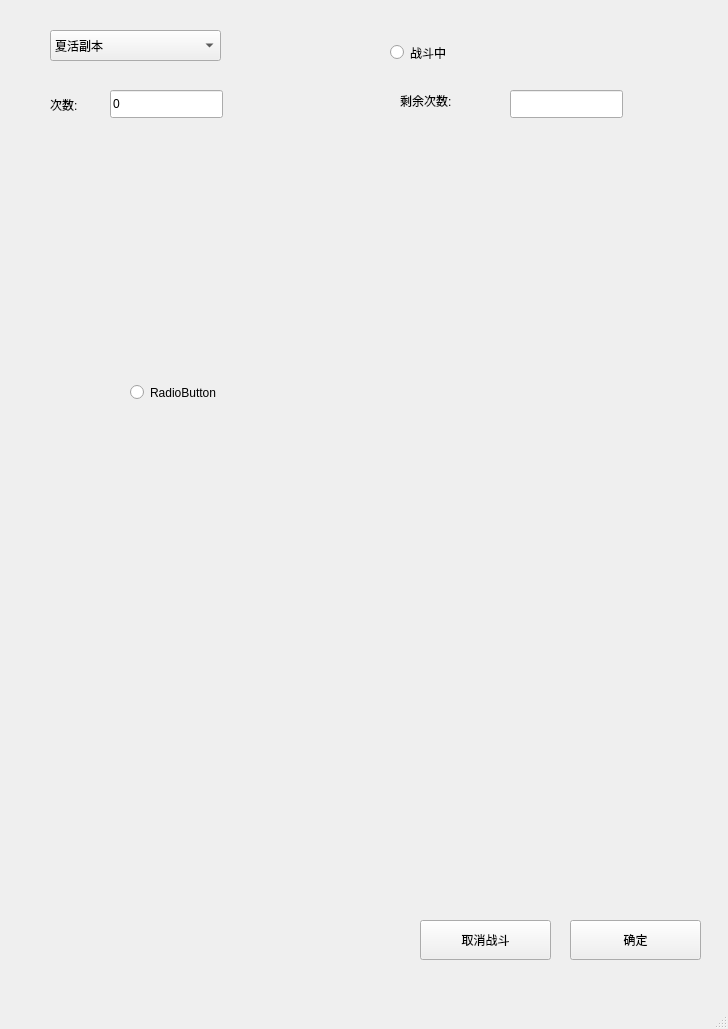
<?xml version="1.0" encoding="UTF-8"?>
<ui version="4.0">
 <class>MainWindow</class>
 <widget class="QMainWindow" name="MainWindow">
  <property name="geometry">
   <rect>
    <x>0</x>
    <y>0</y>
    <width>728</width>
    <height>1029</height>
   </rect>
  </property>
  <property name="maximumSize">
   <size>
    <width>728</width>
    <height>1029</height>
   </size>
  </property>
  <property name="windowTitle">
   <string>MainWindow</string>
  </property>
  <widget class="QWidget" name="centralwidget">
   <widget class="QComboBox" name="comboBox">
    <property name="geometry">
     <rect>
      <x>50</x>
      <y>30</y>
      <width>171</width>
      <height>31</height>
     </rect>
    </property>
    <item>
     <property name="text">
      <string>夏活副本</string>
     </property>
    </item>
    <item>
     <property name="text">
      <string>剿灭副本</string>
     </property>
    </item>
    <item>
     <property name="text">
      <string>主线副本</string>
     </property>
    </item>
   </widget>
   <widget class="QPushButton" name="pushButton">
    <property name="geometry">
     <rect>
      <x>570</x>
      <y>920</y>
      <width>131</width>
      <height>40</height>
     </rect>
    </property>
    <property name="text">
     <string>确定</string>
    </property>
   </widget>
   <widget class="QLabel" name="label">
    <property name="geometry">
     <rect>
      <x>50</x>
      <y>90</y>
      <width>99</width>
      <height>30</height>
     </rect>
    </property>
    <property name="text">
     <string>次数:</string>
    </property>
   </widget>
   <widget class="QLineEdit" name="lineEdit">
    <property name="geometry">
     <rect>
      <x>110</x>
      <y>90</y>
      <width>113</width>
      <height>28</height>
     </rect>
    </property>
    <property name="text">
     <string>0</string>
    </property>
   </widget>
   <widget class="QPushButton" name="pushButton_2">
    <property name="geometry">
     <rect>
      <x>420</x>
      <y>920</y>
      <width>131</width>
      <height>40</height>
     </rect>
    </property>
    <property name="text">
     <string>取消战斗</string>
    </property>
   </widget>
   <widget class="QRadioButton" name="radioButton">
    <property name="geometry">
     <rect>
      <x>390</x>
      <y>40</y>
      <width>155</width>
      <height>25</height>
     </rect>
    </property>
    <property name="text">
     <string>战斗中</string>
    </property>
   </widget>
   <widget class="QLineEdit" name="lineEdit_2">
    <property name="geometry">
     <rect>
      <x>510</x>
      <y>90</y>
      <width>113</width>
      <height>28</height>
     </rect>
    </property>
   </widget>
   <widget class="QLabel" name="label_2">
    <property name="geometry">
     <rect>
      <x>400</x>
      <y>90</y>
      <width>99</width>
      <height>21</height>
     </rect>
    </property>
    <property name="text">
     <string>剩余次数:</string>
    </property>
   </widget>
   <widget class="QRadioButton" name="radioButton_2">
    <property name="geometry">
     <rect>
      <x>130</x>
      <y>380</y>
      <width>155</width>
      <height>25</height>
     </rect>
    </property>
    <property name="text">
     <string>RadioButton</string>
    </property>
   </widget>
  </widget>
  <widget class="QMenuBar" name="menubar">
   <property name="geometry">
    <rect>
     <x>0</x>
     <y>0</y>
     <width>728</width>
     <height>34</height>
    </rect>
   </property>
  </widget>
  <widget class="QStatusBar" name="statusbar"/>
 </widget>
 <resources/>
 <connections/>
</ui>
